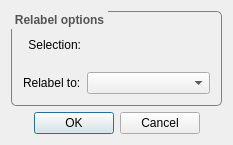
<?xml version="1.0" encoding="UTF-8"?>
<ui version="4.0">
 <class>Relabel</class>
 <widget class="QDialog" name="Relabel">
  <property name="geometry">
   <rect>
    <x>0</x>
    <y>0</y>
    <width>233</width>
    <height>145</height>
   </rect>
  </property>
  <property name="minimumSize">
   <size>
    <width>233</width>
    <height>145</height>
   </size>
  </property>
  <property name="maximumSize">
   <size>
    <width>233</width>
    <height>145</height>
   </size>
  </property>
  <property name="windowTitle">
   <string>Relabel</string>
  </property>
  <property name="windowIcon">
   <iconset resource="editor.qrc">
    <normaloff>:/newPrefix/icons/relabel.png</normaloff>:/newPrefix/icons/relabel.png</iconset>
  </property>
  <property name="modal">
   <bool>true</bool>
  </property>
  <layout class="QVBoxLayout" name="verticalLayout_2">
   <item>
    <widget class="QGroupBox" name="relabeloptions">
     <property name="styleSheet">
      <string notr="true"> QGroupBox {
	 font: bold gray;
	color: rgb(84, 84, 84);
     border: 1px solid gray;
     border-radius: 5px;
     margin-top: 2ex; /* leave space at the top for the title */
     padding: 2px
 }

QGroupBox::title {
     font: bold 10px;
     subcontrol-origin: margin;
     subcontrol-position: left top; /* position at the top center */
     padding: 2px;
 }</string>
     </property>
     <property name="title">
      <string>Relabel options</string>
     </property>
     <layout class="QVBoxLayout" name="verticalLayout">
      <item>
       <layout class="QHBoxLayout" name="horizontalLayout" stretch="0,1,1">
        <item>
         <widget class="QLabel" name="label">
          <property name="minimumSize">
           <size>
            <width>58</width>
            <height>0</height>
           </size>
          </property>
          <property name="text">
           <string>Selection:</string>
          </property>
          <property name="alignment">
           <set>Qt::AlignRight|Qt::AlignTrailing|Qt::AlignVCenter</set>
          </property>
         </widget>
        </item>
        <item>
         <widget class="QLabel" name="selectionlabel">
          <property name="minimumSize">
           <size>
            <width>0</width>
            <height>24</height>
           </size>
          </property>
          <property name="text">
           <string/>
          </property>
         </widget>
        </item>
        <item>
         <widget class="QLabel" name="colorlabel">
          <property name="text">
           <string/>
          </property>
         </widget>
        </item>
       </layout>
      </item>
      <item>
       <layout class="QHBoxLayout" name="horizontalLayout_2" stretch="0,1">
        <item>
         <widget class="QLabel" name="label_2">
          <property name="text">
           <string>Relabel to:</string>
          </property>
         </widget>
        </item>
        <item>
         <widget class="QComboBox" name="newlabelbox"/>
        </item>
       </layout>
      </item>
     </layout>
    </widget>
   </item>
   <item>
    <widget class="QDialogButtonBox" name="acceptbutton">
     <property name="orientation">
      <enum>Qt::Horizontal</enum>
     </property>
     <property name="standardButtons">
      <set>QDialogButtonBox::Cancel|QDialogButtonBox::Ok</set>
     </property>
     <property name="centerButtons">
      <bool>true</bool>
     </property>
    </widget>
   </item>
  </layout>
 </widget>
 <resources>
  <include location="editor.qrc"/>
 </resources>
 <connections>
  <connection>
   <sender>acceptbutton</sender>
   <signal>accepted()</signal>
   <receiver>Relabel</receiver>
   <slot>accept()</slot>
   <hints>
    <hint type="sourcelabel">
     <x>248</x>
     <y>254</y>
    </hint>
    <hint type="destinationlabel">
     <x>157</x>
     <y>274</y>
    </hint>
   </hints>
  </connection>
  <connection>
   <sender>acceptbutton</sender>
   <signal>rejected()</signal>
   <receiver>Relabel</receiver>
   <slot>reject()</slot>
   <hints>
    <hint type="sourcelabel">
     <x>316</x>
     <y>260</y>
    </hint>
    <hint type="destinationlabel">
     <x>286</x>
     <y>274</y>
    </hint>
   </hints>
  </connection>
 </connections>
</ui>
